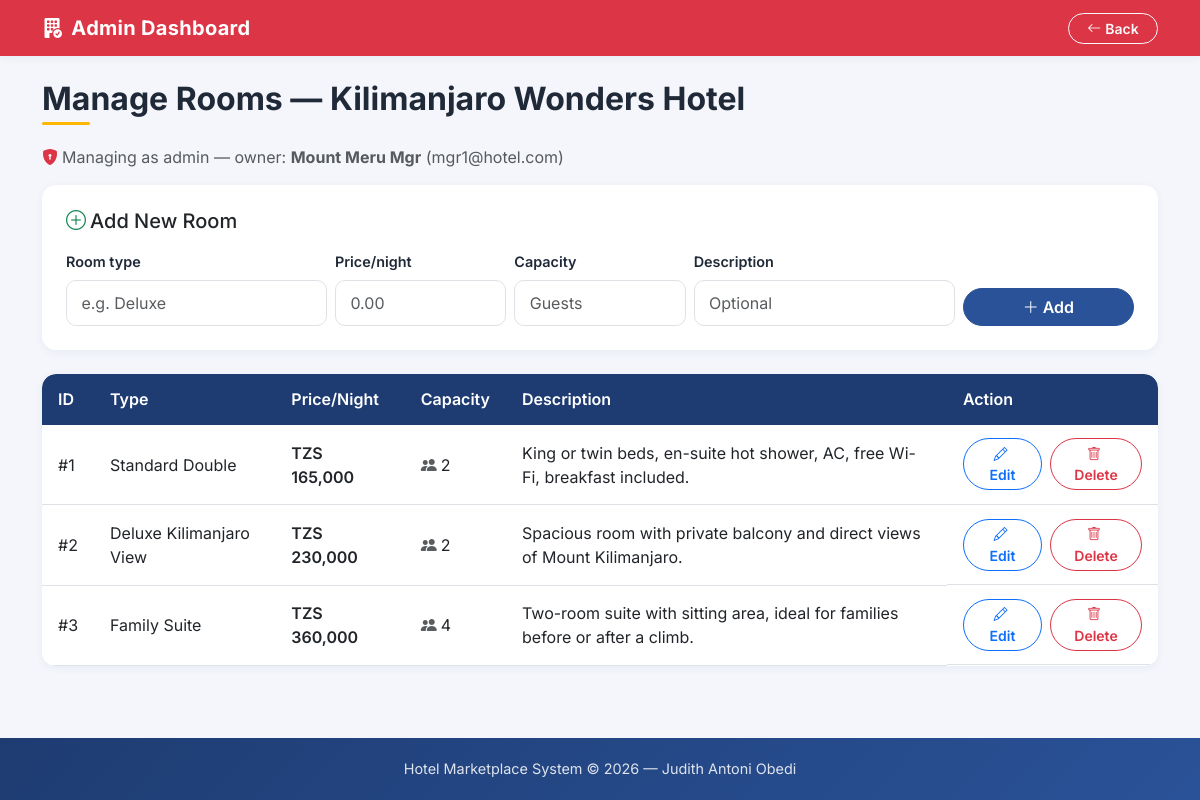
/manage_rooms.php?hotel_id=1 (signed in), run on the app's committed database.
### tables this page shows
CREATE TABLE hotels (
    id INT AUTO_INCREMENT PRIMARY KEY,
    manager_id INT NOT NULL,
    name VARCHAR(150) NOT NULL,
    location VARCHAR(150) NOT NULL,          
    description TEXT,
    image VARCHAR(255),                      
    website VARCHAR(255),                    
    phone VARCHAR(40),                       
    rating DECIMAL(2,1),                     
    created_at TIMESTAMP DEFAULT CURRENT_TIMESTAMP,
    FOREIGN KEY (manager_id) REFERENCES users(id) ON DELETE CASCADE
);

CREATE TABLE users (
    id INT AUTO_INCREMENT PRIMARY KEY,
    name VARCHAR(100) NOT NULL,
    email VARCHAR(150) NOT NULL UNIQUE,
    password VARCHAR(255) NOT NULL,         
    phone VARCHAR(20),
    role ENUM('customer', 'manager', 'admin') NOT NULL DEFAULT 'customer',
    created_at TIMESTAMP DEFAULT CURRENT_TIMESTAMP
);

CREATE TABLE rooms (
    id INT AUTO_INCREMENT PRIMARY KEY,
    hotel_id INT NOT NULL,
    room_type VARCHAR(50) NOT NULL,          
    price_per_night DECIMAL(10,2) NOT NULL,  
    capacity INT NOT NULL DEFAULT 1,         
    description TEXT,
    image VARCHAR(255),
    is_active TINYINT(1) NOT NULL DEFAULT 1,  
    FOREIGN KEY (hotel_id) REFERENCES hotels(id) ON DELETE CASCADE
);

### config.php (called while the page is built, shortened)
<?php
function is_logged_in() {
    return isset($_SESSION['user_id']);
}
function is_admin() {
    return is_logged_in() && ($_SESSION['role'] ?? '') === 'admin';
}
function safe($text) {
    return htmlspecialchars($text, ENT_QUOTES, 'UTF-8');
}
?>

### manage_rooms.php (the view, shortened to what this page needs)
<?php
require_once 'config.php';
$hotel_id = (int)($_GET['hotel_id'] ?? 0);
if (is_admin()) {
    $stmt = $pdo->prepare("
        SELECT h.*, u.name AS owner_name, u.email AS owner_email
        FROM hotels h JOIN users u ON h.manager_id = u.id
        WHERE h.id = ?
    ");
    $stmt->execute([$hotel_id]);
} else {
    $stmt = $pdo->prepare("SELECT * FROM hotels WHERE id = ? AND manager_id = ?");
    $stmt->execute([$hotel_id, $_SESSION['user_id']]);
}
$hotel = $stmt->fetch();
$dashboard = is_admin() ? 'admin_dashboard.php' : 'manager_dashboard.php';
$edit_room = (int)($_GET['edit_room'] ?? 0);
$stmt = $pdo->prepare("SELECT * FROM rooms WHERE hotel_id = ? AND is_active = 1");
$stmt->execute([$hotel_id]);
$rooms = $stmt->fetchAll();
?>
<!DOCTYPE html>
<html lang="en">
<head>
    <link href="https://cdn.jsdelivr.net/npm/bootstrap@5.3.0/dist/css/bootstrap.min.css" rel="stylesheet">
    <link href="https://cdn.jsdelivr.net/npm/bootstrap-icons@1.11.3/font/bootstrap-icons.min.css" rel="stylesheet">
    <link href="assets/css/app.css" rel="stylesheet">
</head>
<body>
<nav class="navbar navbar-dark <?= is_admin() ? 'bg-danger' : 'bg-success' ?>">
    <div class="container">
        <a class="navbar-brand" href="<?= $dashboard ?>"><i class="bi bi-building-fill-check me-1"></i> <?= is_admin() ? 'Admin Dashboard' : 'Manager Dashboard' ?></a>
        <a href="<?= $dashboard ?>" class="btn btn-outline-light btn-sm"><i class="bi bi-arrow-left me-1"></i>Back</a>
    </div>
</nav>
<main class="container my-4">
    <h2 class="section-title">Manage Rooms — <?= safe($hotel['name']) ?></h2>
    <?php if (is_admin() && !empty($hotel['owner_name'])): ?>
        <p class="text-muted mt-n2 mb-3"><i class="bi bi-shield-lock-fill text-danger me-1"></i>Managing as admin — owner:
            <strong><?= safe($hotel['owner_name']) ?></strong> (<?= safe($hotel['owner_email']) ?>)</p>
    <?php endif; ?>
    <div class="card mb-4">
        <div class="card-body p-4">
            <h5 class="mb-3"><i class="bi bi-plus-circle me-1 text-success"></i>Add New Room</h5>
            <form method="POST" class="row g-2 align-items-end">
                <div class="col-md-3"><label class="form-label small">Room type</label><input class="form-control" name="room_type" placeholder="e.g. Deluxe" required></div>
                <div class="col-md-2"><label class="form-label small">Price/night</label><input class="form-control" name="price" type="number" step="0.01" placeholder="0.00" required></div>
                <div class="col-md-2"><label class="form-label small">Capacity</label><input class="form-control" name="capacity" type="number" placeholder="Guests" required></div>
                <div class="col-md-3"><label class="form-label small">Description</label><input class="form-control" name="description" placeholder="Optional"></div>
                <div class="col-md-2"><button name="add_room" class="btn btn-primary w-100"><i class="bi bi-plus-lg me-1"></i>Add</button></div>
            </form>
        </div>
    </div>
    <div class="table-wrap">
    <table class="table align-middle mb-0">
        <thead><tr>
            <th>ID</th><th>Type</th><th>Price/Night</th><th>Capacity</th><th>Description</th><th>Action</th>
        </tr></thead>
        <tbody>
        <?php foreach ($rooms as $r): ?>
            <?php if ($edit_room === (int)$r['id']): ?>
                <tr class="table-warning">
                    <form method="POST">
                        <input type="hidden" name="update_room" value="<?= (int)$r['id'] ?>">
                        <td>#<?= (int)$r['id'] ?></td>
                        <td><input class="form-control form-control-sm" name="room_type" value="<?= safe($r['room_type']) ?>" required></td>
                        <td><input class="form-control form-control-sm" name="price" type="number" step="0.01" value="<?= safe($r['price_per_night']) ?>" required></td>
                        <td><input class="form-control form-control-sm" name="capacity" type="number" min="1" value="<?= (int)$r['capacity'] ?>" required style="max-width:90px;"></td>
                        <td><input class="form-control form-control-sm" name="description" value="<?= safe($r['description']) ?>"></td>
                        <td class="d-flex gap-1">
                            <button class="btn btn-sm btn-success"><i class="bi bi-check-lg"></i> Save</button>
                            <a href="manage_rooms.php?hotel_id=<?= (int)$hotel_id ?>" class="btn btn-sm btn-outline-secondary">Cancel</a>
                        </td>
                    </form>
                </tr>
            <?php else: ?>
                <tr>
                    <td>#<?= (int)$r['id'] ?></td>
                    <td><?= safe($r['room_type']) ?></td>
                    <td class="fw-semibold">TZS <?= number_format($r['price_per_night']) ?></td>
                    <td><i class="bi bi-people-fill text-muted me-1"></i><?= (int)$r['capacity'] ?></td>
                    <td><?= safe($r['description']) ?></td>
                    <td class="d-flex gap-2">
                        <a href="manage_rooms.php?hotel_id=<?= (int)$hotel_id ?>&edit_room=<?= (int)$r['id'] ?>" class="btn btn-sm btn-outline-primary"><i class="bi bi-pencil me-1"></i>Edit</a>
                        <form method="POST" onsubmit="return confirm('Delete this room?');">
                            <button class="btn btn-sm btn-outline-danger"><i class="bi bi-trash me-1"></i>Delete</button>
                        </form>
                    </td>
                </tr>
            <?php endif; ?>
        <?php endforeach; ?>
        </tbody>
    </table>
    </div>
</main>
<footer class="site-footer">
    Hotel Marketplace System &copy; <?= date('Y') ?> — Judith Antoni Obedi
</footer>
</body>
</html>

### assets/css/app.css (style rules this page uses)
:root { --brand-1: #1e3c72; --brand-2: #2a5298; --brand-accent: #ffb703; --brand-accent-dark: #f59e0b; --ink: #1f2937; --muted: #6b7280; --surface: #f4f6fb; --radius: 14px; --shadow-sm: 0 2px 8px rgba(30, 60, 114, .06); --shadow-md: 0 10px 30px rgba(30, 60, 114, .12); }
body { font-family: 'Inter', system-ui, -apple-system, "Segoe UI", Roboto, sans-serif; color: var(--ink); background-color: var(--surface); min-height: 100vh; display: flex; flex-direction: column; }
main, .page-body { flex: 1 0 auto; }
.navbar { box-shadow: var(--shadow-sm); }
.navbar-brand { font-weight: 700; letter-spacing: .3px; }
.btn { border-radius: 999px; font-weight: 600; padding-inline: 1.15rem; transition: transform .12s ease, box-shadow .12s ease; }
.btn-primary { --bs-btn-bg: var(--brand-2); --bs-btn-border-color: var(--brand-2); --bs-btn-hover-bg: var(--brand-1); --bs-btn-hover-border-color: var(--brand-1); }
.card { border: none; border-radius: var(--radius); box-shadow: var(--shadow-sm); overflow: hidden; }
.form-control, .form-select { border-radius: 10px; padding: .6rem .9rem; }
.form-label, label { font-weight: 600; font-size: .9rem; color: var(--ink); }
.table { border-radius: var(--radius); overflow: hidden; margin-bottom: 0; }
.table > :not(caption) > * > * { padding: .85rem 1rem; }
.table thead th { background: var(--brand-1); color: #fff; font-weight: 600; border: none; }
.table-wrap { background: #fff; border-radius: var(--radius); box-shadow: var(--shadow-sm); overflow: hidden; }
.section-title { font-weight: 700; margin-bottom: 1.25rem; position: relative; padding-bottom: .4rem; }
.section-title::after { content: ""; position: absolute; left: 0; bottom: 0; width: 48px; height: 3px; border-radius: 3px; background: var(--brand-accent); }
.site-footer { flex-shrink: 0; background: linear-gradient(135deg, var(--brand-1), var(--brand-2)); color: rgba(255, 255, 255, .85); text-align: center; padding: 1.25rem 0; font-size: .9rem; }

### data on the page
hotels: name "Kilimanjaro Wonders Hotel", manager.name "Mount Meru Mgr", manager.email "mgr1@hotel.com"
rooms: id "1", room_type "Standard Double", price_per_night "165,000", capacity "2", description "King or twin beds, en-suite hot shower, AC, free Wi-Fi, breakfast included."
rooms: id "2", room_type "Deluxe Kilimanjaro View", price_per_night "230,000", capacity "2", description "Spacious room with private balcony and direct views of Mount Kilimanjaro."
rooms: id "3", room_type "Family Suite", price_per_night "360,000", capacity "4", description "Two-room suite with sitting area, ideal for families before or after a climb."
